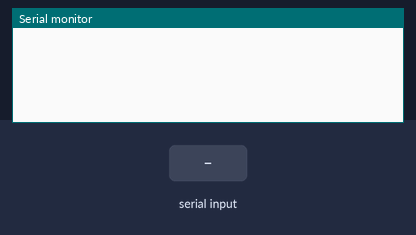
The sketch below on a simulated ESP32. Parts: the last lines printed to the serial monitor. The test bench sets the inputs (shaded band).

Above: at 1.2 s.
1.3 s: "/mem\n" received over Serial
At 2.3 s:
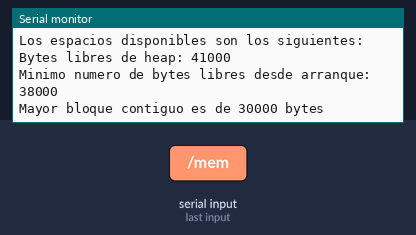
2.8 s: "/string\n" received over Serial
4.3 s: "/char\n" received over Serial
At 5.5 s:
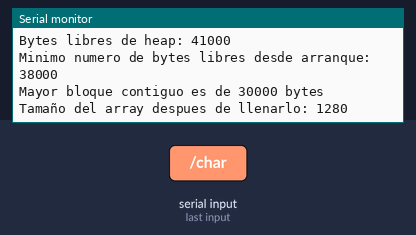
5.8 s: "/largo\n" received over Serial
At 6.7 s:
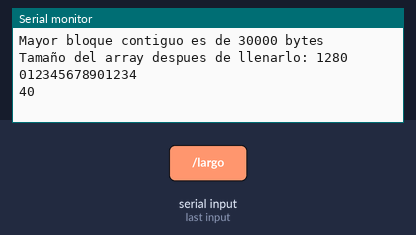

Measured:
- after the input at 1.3 s, the serial monitor: prints a new line at once (image 1)
- after the input at 4.3 s, the serial monitor: prints a new line at once (image 2)
- after the input at 5.8 s, the serial monitor: prints a new line at once (image 3)

The sketch:

14_memoria.ino
```cpp
//ESPACIO DE VARIABLES
String textos[20];
char textos2[20][64];

const String relleno = "xxxxxxxxxxxxxxxxxxxxxxxxxxxxxxxxxxxxxxxxxxxxxxxxxx";
//SETUP Y LOOP
void setup() {
  Serial.begin(115200);
}

void loop() {
  if(Serial.available()){
    String comando = Serial.readStringUntil('\n');
    comando.trim();

    if(comando.equals("/mem") || comando.equals("/mem ")){
      imprimirHeap("");

    }else if(comando.equals("/string") || comando.equals("/string ")){

      imprimirHeap("Antes de llenar el array");
      for(int i = 0 ; i<20 ; i++){
        textos[i] = "mensaje " + String(i) + ": " + relleno;
      }
      imprimirHeap("Despues de llenar el array");

    }else if(comando.equals("/char") || comando.equals("/char ")){

      imprimirHeap("Antes de llenar el array");
      Serial.println("Tamaño del array antes de llenarlo: " + String(sizeof(textos2)));
      for(int i = 0 ; i<20 ; i++){
        snprintf(textos2[i], sizeof(textos2[i]), "mensaje %d: %s", i, relleno.c_str());
      }
      imprimirHeap("Despues de llenar el array");
      Serial.println("Tamaño del array despues de llenarlo: " + String(sizeof(textos2)));

    }else if(comando.equals("/largo") || comando.equals("/largo ")){

      char buf[16];
      String relleno2 = "0123456789012345678901234567890123456789";
      int n = snprintf(buf, sizeof(buf), "%s", relleno2.c_str());
      Serial.println(buf);
      Serial.println(n);

    }
  }
}

//ESPACIO DE FUNCIONES
void imprimirHeap(String tag){
  Serial.println(tag);
  Serial.println("Los espacios disponibles son los siguientes: ");
  Serial.println("Bytes libres de heap: " + String(ESP.getFreeHeap()));
  Serial.println("Minimo numero de bytes libres desde arranque: " + String(ESP.getMinFreeHeap()));
  Serial.println("Mayor bloque contiguo es de " + String(ESP.getMaxAllocHeap()) + " bytes");
}

//RESPUESTAS A PREGUNTAS
/*
¿Cuántos bytes de heap consumieron los 20 String? ¿Más o menos que 20 × 60=1200?
los 20 string han ocupado 1680 bytes, por lo tanto, han ocupado mas.

¿Por qué /char no cambia el heap libre?
por la propia naturaleza de la variable de tipo char, al crear diretamente un array de caracteres estos reservan un espacio fijo al compilar

¿Qué devuelve snprintf cuando el texto no cabe, y cómo lo usarías para detectar un mensaje truncado?
al ejecutar /largo, solamente me ha devuelto una cadena a medias, no todo el string que es,
Para aprovechar esto, sera necesario comparar el tamaño de buffer al tamaño de la longitud del mensaje para saber si este se fragmenta

Si ejecutas /string dos veces, ¿qué le pasa al heap?
Se mantiene igual, dado que estamos "editando" un espacio de memoria ya reservado, no estamos ocupando memoria adicional
*/
```
